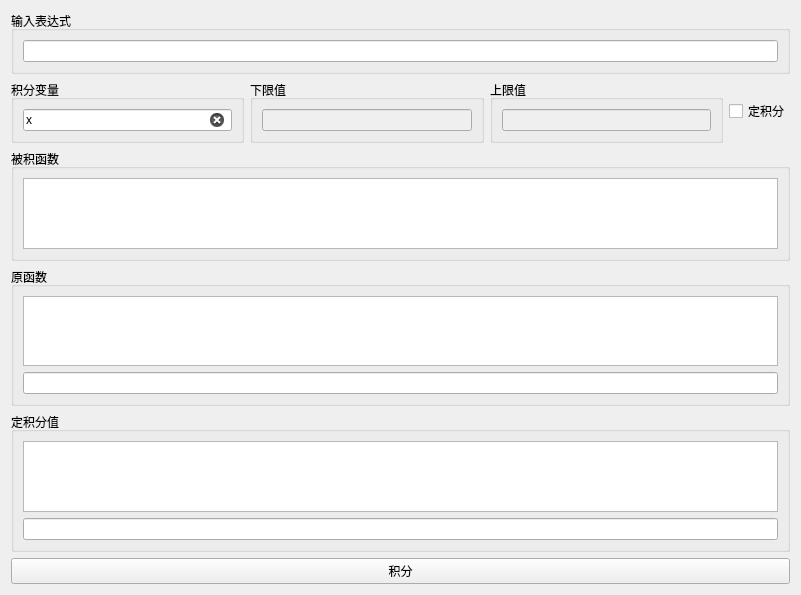
<?xml version="1.0" encoding="UTF-8"?>
<ui version="4.0">
 <class>jifen</class>
 <widget class="QWidget" name="jifen">
  <property name="geometry">
   <rect>
    <x>0</x>
    <y>0</y>
    <width>801</width>
    <height>595</height>
   </rect>
  </property>
  <property name="windowTitle">
   <string>Form</string>
  </property>
  <layout class="QGridLayout" name="gridLayout" rowstretch="1,1,4,5,5,0">
   <item row="0" column="0" colspan="4">
    <widget class="QGroupBox" name="groupBox1_2">
     <property name="title">
      <string>输入表达式</string>
     </property>
     <layout class="QGridLayout" name="gridLayout_2">
      <item row="0" column="0">
       <widget class="QLineEdit" name="jifen_input">
        <property name="clearButtonEnabled">
         <bool>true</bool>
        </property>
       </widget>
      </item>
     </layout>
    </widget>
   </item>
   <item row="1" column="0">
    <widget class="QGroupBox" name="groupBox_7">
     <property name="title">
      <string>积分变量</string>
     </property>
     <layout class="QGridLayout" name="gridLayout_3">
      <item row="0" column="0">
       <widget class="QLineEdit" name="jifen_jifenbianliang">
        <property name="text">
         <string>x</string>
        </property>
        <property name="clearButtonEnabled">
         <bool>true</bool>
        </property>
       </widget>
      </item>
     </layout>
    </widget>
   </item>
   <item row="1" column="1">
    <widget class="QGroupBox" name="groupBox_9">
     <property name="title">
      <string>下限值</string>
     </property>
     <layout class="QGridLayout" name="gridLayout_4">
      <item row="0" column="0">
       <widget class="QLineEdit" name="jifen_xiaxianzhi">
        <property name="enabled">
         <bool>false</bool>
        </property>
        <property name="clearButtonEnabled">
         <bool>true</bool>
        </property>
       </widget>
      </item>
     </layout>
    </widget>
   </item>
   <item row="1" column="2">
    <widget class="QGroupBox" name="groupBox_8">
     <property name="title">
      <string>上限值</string>
     </property>
     <layout class="QGridLayout" name="gridLayout_5">
      <item row="0" column="0">
       <widget class="QLineEdit" name="jifen_shangxianzhi">
        <property name="enabled">
         <bool>false</bool>
        </property>
        <property name="clearButtonEnabled">
         <bool>true</bool>
        </property>
       </widget>
      </item>
     </layout>
    </widget>
   </item>
   <item row="1" column="3">
    <widget class="QCheckBox" name="jifen_dingjifen">
     <property name="text">
      <string>定积分</string>
     </property>
    </widget>
   </item>
   <item row="2" column="0" colspan="4">
    <widget class="QGroupBox" name="groupBox2_2">
     <property name="title">
      <string>被积函数</string>
     </property>
     <layout class="QGridLayout" name="gridLayout_6">
      <property name="topMargin">
       <number>9</number>
      </property>
      <property name="bottomMargin">
       <number>9</number>
      </property>
      <item row="0" column="0">
       <widget class="QGraphicsView" name="jifen_beijihanshu">
        <property name="url" stdset="0">
         <url>
          <string>about:blank</string>
         </url>
        </property>
       </widget>
      </item>
     </layout>
    </widget>
   </item>
   <item row="3" column="0" colspan="4">
    <widget class="QGroupBox" name="groupBox3_2">
     <property name="title">
      <string>原函数</string>
     </property>
     <layout class="QGridLayout" name="gridLayout_7">
      <property name="topMargin">
       <number>9</number>
      </property>
      <property name="bottomMargin">
       <number>9</number>
      </property>
      <item row="0" column="0">
       <widget class="QGraphicsView" name="jifen_yuanhanshu">
        <property name="url" stdset="0">
         <url>
          <string>about:blank</string>
         </url>
        </property>
       </widget>
      </item>
      <item row="1" column="0">
       <widget class="QLineEdit" name="jifen_yuanhanshu_lineedit"/>
      </item>
     </layout>
    </widget>
   </item>
   <item row="4" column="0" colspan="4">
    <widget class="QGroupBox" name="groupBox_11">
     <property name="title">
      <string>定积分值</string>
     </property>
     <layout class="QGridLayout" name="gridLayout_8">
      <property name="topMargin">
       <number>9</number>
      </property>
      <property name="bottomMargin">
       <number>9</number>
      </property>
      <item row="0" column="0">
       <widget class="QGraphicsView" name="jifen_dingjifenzhi">
        <property name="url" stdset="0">
         <url>
          <string>about:blank</string>
         </url>
        </property>
       </widget>
      </item>
      <item row="1" column="0">
       <widget class="QLineEdit" name="jifen_dingjifenzhi_lineedit"/>
      </item>
     </layout>
    </widget>
   </item>
   <item row="5" column="0" colspan="4">
    <widget class="QPushButton" name="jifen_jifen_button">
     <property name="text">
      <string>积分</string>
     </property>
    </widget>
   </item>
  </layout>
 </widget>
 <resources/>
 <connections/>
</ui>
